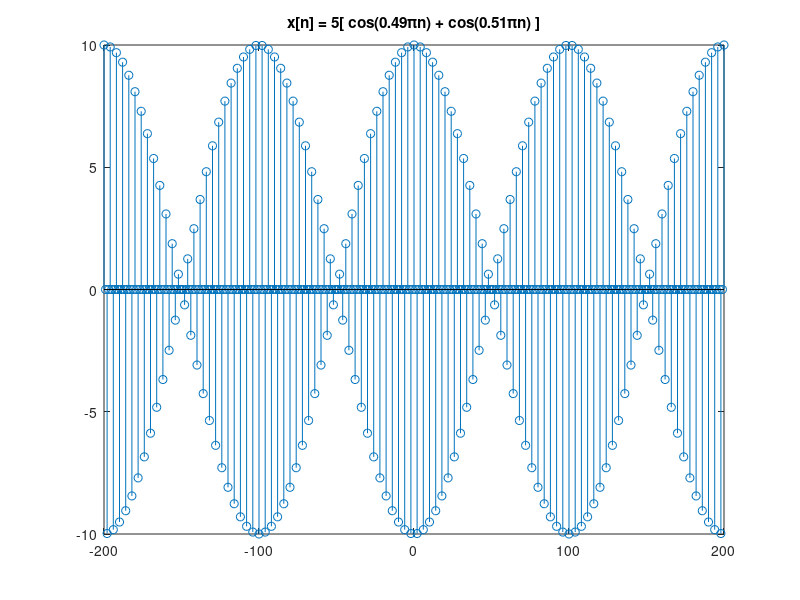

Recreate this plot in MATLAB.
% Sine and cosine plots
n = -10:10;
y = sin(2*pi*0.1*n); % 0.1 is the frequency (1 pointed repeated every 10 points; T = 10)
stem(n,y)

%EX:  Plotting 5[cos(0.49pi*n) + cos(0.51pi*n)]

clc 
clear
close all
n = -200:200;
x_n = 5 * (cos(0.49*pi*n) + cos(0.51*pi*n));
stem(n,x_n)
title('x[n] = 5[ cos(0.49\pin) + cos(0.51\pin) ]')